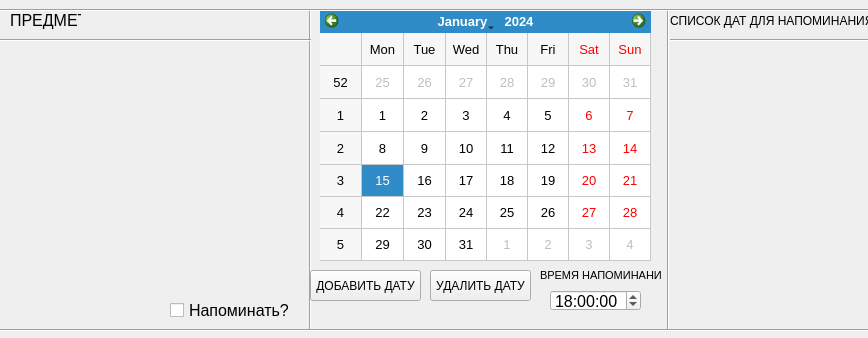
<?xml version="1.0" encoding="UTF-8"?>
<ui version="4.0">
 <class>Frame</class>
 <widget class="QFrame" name="Frame">
  <property name="geometry">
   <rect>
    <x>0</x>
    <y>0</y>
    <width>868</width>
    <height>338</height>
   </rect>
  </property>
  <property name="minimumSize">
   <size>
    <width>0</width>
    <height>338</height>
   </size>
  </property>
  <property name="maximumSize">
   <size>
    <width>868</width>
    <height>338</height>
   </size>
  </property>
  <property name="windowTitle">
   <string>Frame</string>
  </property>
  <widget class="QLabel" name="subject_text_label">
   <property name="geometry">
    <rect>
     <x>10</x>
     <y>10</y>
     <width>71</width>
     <height>21</height>
    </rect>
   </property>
   <property name="font">
    <font>
     <pointsize>12</pointsize>
    </font>
   </property>
   <property name="text">
    <string>ПРЕДМЕТ:</string>
   </property>
  </widget>
  <widget class="QLabel" name="homework_subject_label">
   <property name="geometry">
    <rect>
     <x>90</x>
     <y>10</y>
     <width>211</width>
     <height>21</height>
    </rect>
   </property>
   <property name="font">
    <font>
     <pointsize>12</pointsize>
     <weight>75</weight>
     <bold>true</bold>
    </font>
   </property>
   <property name="text">
    <string/>
   </property>
   <property name="scaledContents">
    <bool>true</bool>
   </property>
  </widget>
  <widget class="Line" name="line">
   <property name="geometry">
    <rect>
     <x>670</x>
     <y>30</y>
     <width>251</width>
     <height>20</height>
    </rect>
   </property>
   <property name="orientation">
    <enum>Qt::Horizontal</enum>
   </property>
  </widget>
  <widget class="QCheckBox" name="notification_checkbox">
   <property name="geometry">
    <rect>
     <x>170</x>
     <y>300</y>
     <width>121</width>
     <height>21</height>
    </rect>
   </property>
   <property name="font">
    <font>
     <pointsize>12</pointsize>
    </font>
   </property>
   <property name="text">
    <string>Напоминать?</string>
   </property>
  </widget>
  <widget class="QCalendarWidget" name="calendar">
   <property name="geometry">
    <rect>
     <x>320</x>
     <y>10</y>
     <width>331</width>
     <height>251</height>
    </rect>
   </property>
   <property name="font">
    <font>
     <pointsize>10</pointsize>
    </font>
   </property>
   <property name="gridVisible">
    <bool>true</bool>
   </property>
  </widget>
  <widget class="Line" name="line_2">
   <property name="geometry">
    <rect>
     <x>300</x>
     <y>10</y>
     <width>20</width>
     <height>321</height>
    </rect>
   </property>
   <property name="orientation">
    <enum>Qt::Vertical</enum>
   </property>
  </widget>
  <widget class="QLabel" name="homework_label">
   <property name="geometry">
    <rect>
     <x>20</x>
     <y>60</y>
     <width>271</width>
     <height>231</height>
    </rect>
   </property>
   <property name="font">
    <font>
     <pointsize>13</pointsize>
    </font>
   </property>
   <property name="text">
    <string/>
   </property>
   <property name="scaledContents">
    <bool>true</bool>
   </property>
   <property name="alignment">
    <set>Qt::AlignLeading|Qt::AlignLeft|Qt::AlignTop</set>
   </property>
   <property name="wordWrap">
    <bool>true</bool>
   </property>
  </widget>
  <widget class="QPushButton" name="ADD_btn">
   <property name="geometry">
    <rect>
     <x>310</x>
     <y>270</y>
     <width>111</width>
     <height>31</height>
    </rect>
   </property>
   <property name="font">
    <font>
     <pointsize>9</pointsize>
    </font>
   </property>
   <property name="text">
    <string>ДОБАВИТЬ ДАТУ</string>
   </property>
  </widget>
  <widget class="QLabel" name="Datas_label">
   <property name="geometry">
    <rect>
     <x>680</x>
     <y>50</y>
     <width>171</width>
     <height>261</height>
    </rect>
   </property>
   <property name="font">
    <font>
     <pointsize>14</pointsize>
    </font>
   </property>
   <property name="text">
    <string/>
   </property>
   <property name="alignment">
    <set>Qt::AlignLeading|Qt::AlignLeft|Qt::AlignTop</set>
   </property>
  </widget>
  <widget class="Line" name="line_3">
   <property name="geometry">
    <rect>
     <x>660</x>
     <y>10</y>
     <width>16</width>
     <height>321</height>
    </rect>
   </property>
   <property name="orientation">
    <enum>Qt::Vertical</enum>
   </property>
  </widget>
  <widget class="QLabel" name="time_text_label">
   <property name="geometry">
    <rect>
     <x>670</x>
     <y>10</y>
     <width>201</width>
     <height>21</height>
    </rect>
   </property>
   <property name="font">
    <font>
     <pointsize>9</pointsize>
    </font>
   </property>
   <property name="text">
    <string>СПИСОК ДАТ ДЛЯ НАПОМИНАНИЯ</string>
   </property>
  </widget>
  <widget class="QPushButton" name="REMOVE_btn">
   <property name="geometry">
    <rect>
     <x>430</x>
     <y>270</y>
     <width>101</width>
     <height>31</height>
    </rect>
   </property>
   <property name="font">
    <font>
     <pointsize>9</pointsize>
    </font>
   </property>
   <property name="text">
    <string>УДАЛИТЬ ДАТУ</string>
   </property>
  </widget>
  <widget class="QLabel" name="time_text_label2">
   <property name="geometry">
    <rect>
     <x>540</x>
     <y>260</y>
     <width>121</width>
     <height>31</height>
    </rect>
   </property>
   <property name="font">
    <font>
     <pointsize>8</pointsize>
    </font>
   </property>
   <property name="text">
    <string>ВРЕМЯ НАПОМИНАНИЯ</string>
   </property>
  </widget>
  <widget class="QTimeEdit" name="Time_hour_minutes">
   <property name="geometry">
    <rect>
     <x>550</x>
     <y>290</y>
     <width>91</width>
     <height>21</height>
    </rect>
   </property>
   <property name="font">
    <font>
     <pointsize>12</pointsize>
    </font>
   </property>
   <property name="dateTime">
    <datetime>
     <hour>18</hour>
     <minute>0</minute>
     <second>0</second>
     <year>2000</year>
     <month>1</month>
     <day>1</day>
    </datetime>
   </property>
   <property name="time">
    <time>
     <hour>18</hour>
     <minute>0</minute>
     <second>0</second>
    </time>
   </property>
  </widget>
  <widget class="Line" name="line_4">
   <property name="geometry">
    <rect>
     <x>-30</x>
     <y>30</y>
     <width>341</width>
     <height>20</height>
    </rect>
   </property>
   <property name="orientation">
    <enum>Qt::Horizontal</enum>
   </property>
  </widget>
  <widget class="QLabel" name="status_label">
   <property name="geometry">
    <rect>
     <x>310</x>
     <y>310</y>
     <width>351</width>
     <height>16</height>
    </rect>
   </property>
   <property name="font">
    <font>
     <pointsize>7</pointsize>
    </font>
   </property>
   <property name="text">
    <string/>
   </property>
   <property name="alignment">
    <set>Qt::AlignLeading|Qt::AlignLeft|Qt::AlignTop</set>
   </property>
   <property name="wordWrap">
    <bool>true</bool>
   </property>
  </widget>
  <widget class="Line" name="line_5">
   <property name="geometry">
    <rect>
     <x>-20</x>
     <y>320</y>
     <width>981</width>
     <height>20</height>
    </rect>
   </property>
   <property name="orientation">
    <enum>Qt::Horizontal</enum>
   </property>
  </widget>
  <widget class="Line" name="line_6">
   <property name="geometry">
    <rect>
     <x>-100</x>
     <y>0</y>
     <width>1241</width>
     <height>20</height>
    </rect>
   </property>
   <property name="orientation">
    <enum>Qt::Horizontal</enum>
   </property>
  </widget>
 </widget>
 <resources/>
 <connections/>
</ui>
